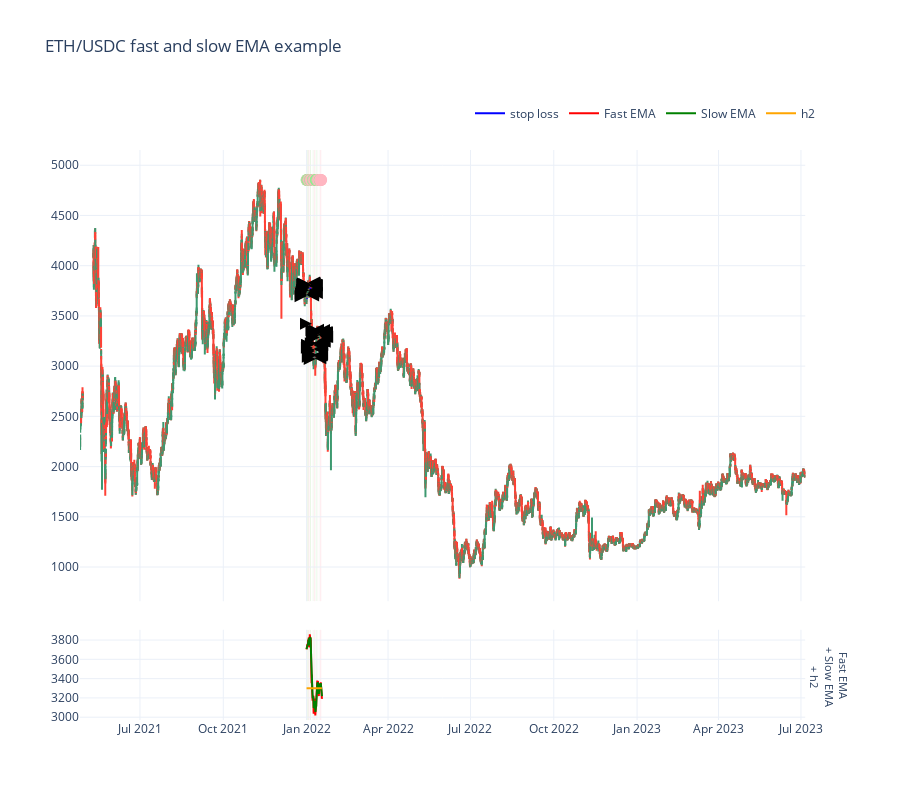

Notebook source saved alongside this figure:
### Code cell
candles = universe.universe.candles.get_candles_by_pair(universe.get_single_pair().internal_id)

figure2 = visualise_single_pair_positions_with_duration_and_slippage(
    state,
    candles,
)

figure2.show()
